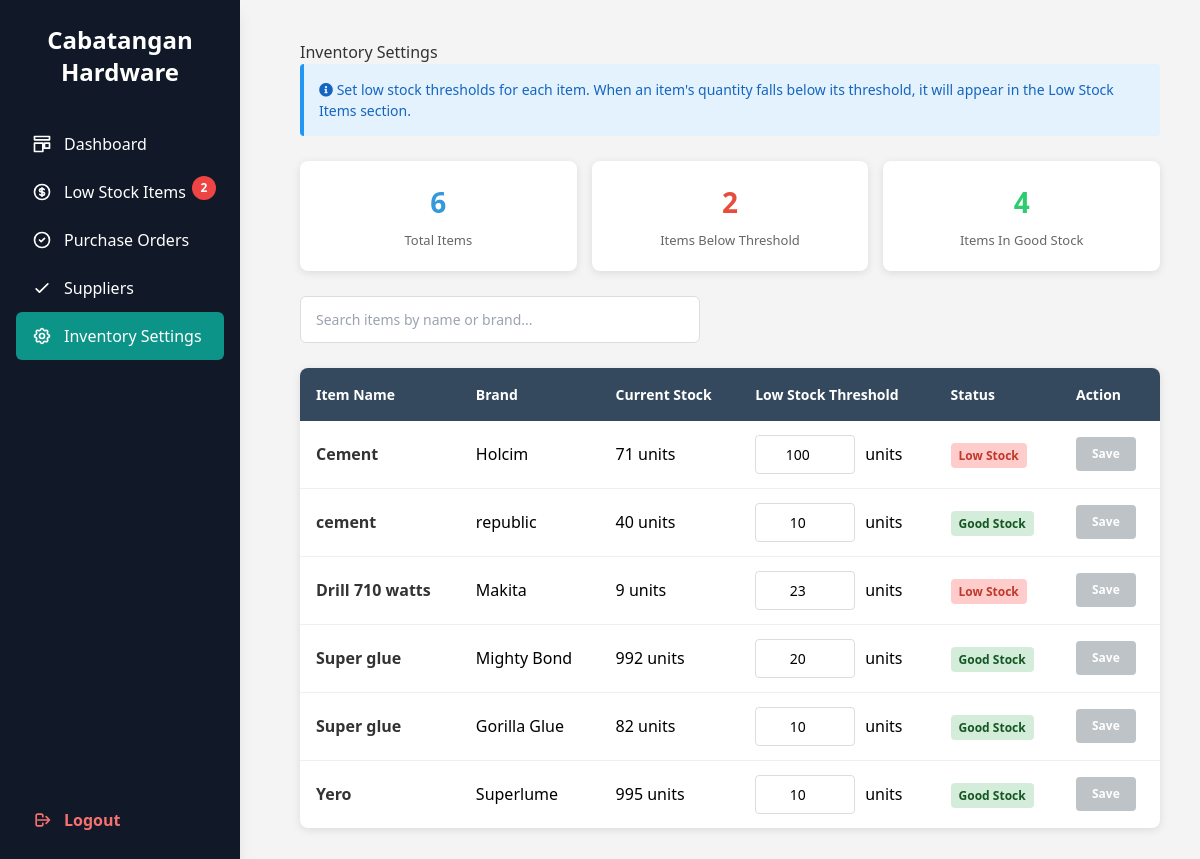
/procurement/inventory_settings.php (signed in), run on an earlier commit of the app's database.
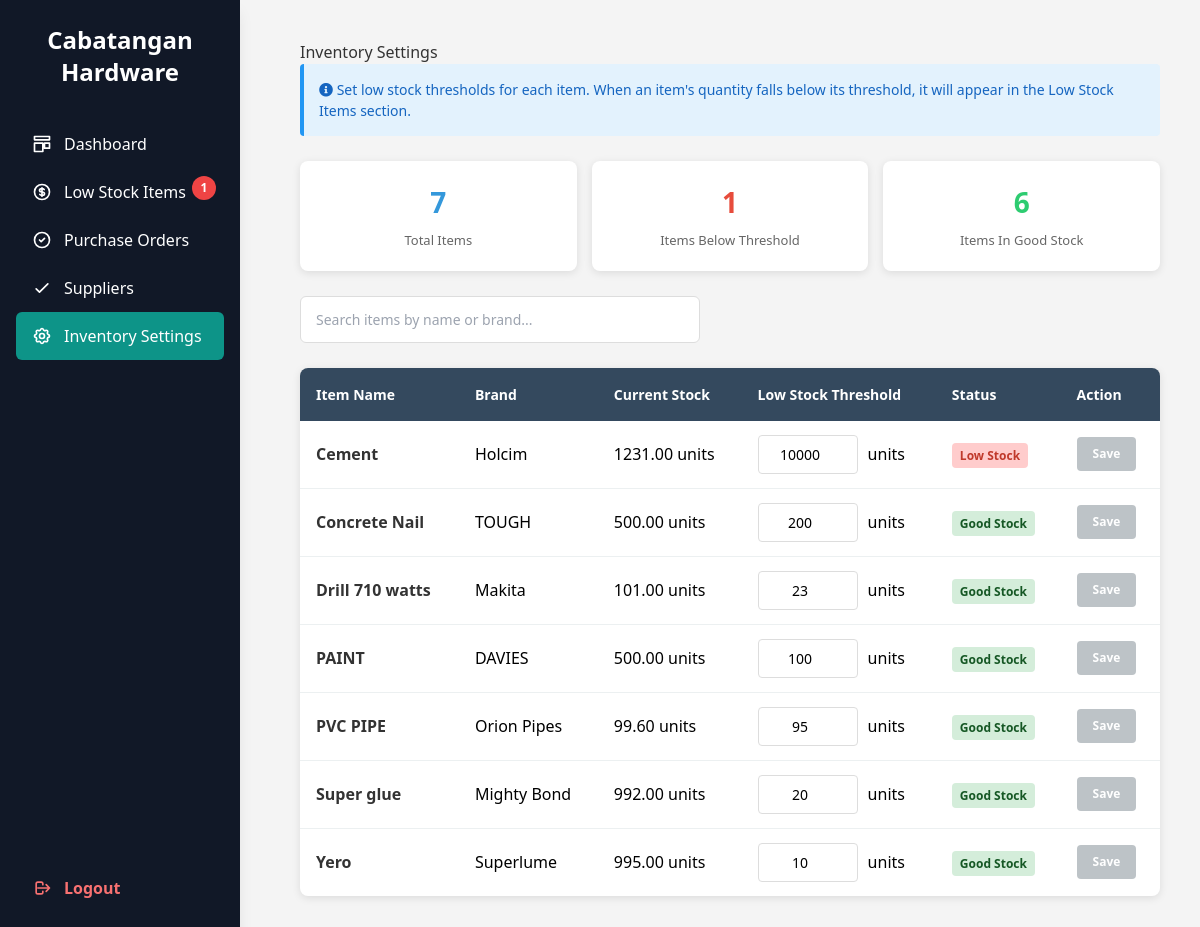
And on a later commit of the database.
### tables this page shows
CREATE TABLE `inventory` (
  `id` int(11) NOT NULL,
  `name` varchar(100) NOT NULL,
  `brand` varchar(50) DEFAULT NULL,
  `category` varchar(50) NOT NULL,
  `quantity` decimal(10,2) NOT NULL DEFAULT 0.00,
  `low_threshold` int(11) NOT NULL DEFAULT 10,
  `image_url` varchar(255) DEFAULT NULL,
  `whole_sale` decimal(10,2) DEFAULT NULL,
  `per_kilo` decimal(10,2) DEFAULT NULL,
  `per_length` decimal(10,2) DEFAULT NULL,
  `batch_id` varchar(50) DEFAULT NULL,
  `condition` varchar(20) NOT NULL DEFAULT 'good',
  `per_unit` decimal(10,2) DEFAULT NULL,
  `wholesale_deduction_units` decimal(10,2) DEFAULT NULL,
  `wholesale_deduction_meters` decimal(10,2) DEFAULT NULL,
  `wholesale_deduction_kilos` decimal(10,2) DEFAULT NULL
);

### procurement/inventory_settings.php (the view, shortened to what the changed rows need)
<?php
require_once '../db.php';
$items = $pdo->query("
    SELECT * FROM inventory
    ORDER BY name ASC
")->fetchAll();
?>
<!DOCTYPE html>
<html lang="en">
<head>
    <link rel="stylesheet" href="https://cdnjs.cloudflare.com/ajax/libs/font-awesome/5.15.4/css/all.min.css">
</head>
<body>
    <?php include 'includesProc/sidebar.php'; ?>
    <div class="content">
        <h2>Inventory Settings</h2>
        <div class="stat-row">
            <div class="stat-card">
                <div class="stat-value" style="color: #3498db;"><?= count($items) ?></div>
                <div class="stat-label">Total Items</div>
            </div>
            <div class="stat-card">
                <div class="stat-value" style="color: #e74c3c;"><?= count(array_filter($items, fn($i) => $i['quantity'] < $i['low_threshold'])) ?></div>
                <div class="stat-label">Items Below Threshold</div>
            </div>
            <div class="stat-card">
                <div class="stat-value" style="color: #2ecc71;"><?= count(array_filter($items, fn($i) => $i['quantity'] >= $i['low_threshold'])) ?></div>
                <div class="stat-label">Items In Good Stock</div>
            </div>
        </div>
        <?php if (empty($items)): ?>
        <div class="empty-state">
            <i class="fas fa-boxes"></i>
            <h3>No Inventory Items</h3>
            <p>No items found in inventory.</p>
        </div>
        <?php else: ?>
        <table>
            <thead>
                <tr>
                    <th>Item Name</th>
                    <th>Brand</th>
                    <th>Current Stock</th>
                    <th>Low Stock Threshold</th>
                    <th>Status</th>
                    <th>Action</th>
                </tr>
            </thead>
            <tbody id="itemsTable">
                <?php foreach ($items as $item): ?>
                <tr data-name="<?= strtolower($item['name']) ?>" data-brand="<?= strtolower($item['brand'] ?? '') ?>" data-item-id="<?= $item['id'] ?>">
                    <td>
                        <span class="item-name"><?= htmlspecialchars($item['name']) ?></span>
                    </td>
                    <td><?= htmlspecialchars($item['brand'] ?? '-') ?></td>
                    <td><?= $item['quantity'] ?> units</td>
                    <td>
                        <div class="threshold-input-group">
                            <input type="number" class="threshold-input" value="<?= $item['low_threshold'] ?>" min="1" data-original="<?= $item['low_threshold'] ?>">
                            <span>units</span>
                        </div>
                    </td>
                    <td>
                        <span class="stock-status <?= $item['quantity'] < $item['low_threshold'] ? 'low' : 'ok' ?>">
                            <?= $item['quantity'] < $item['low_threshold'] ? 'Low Stock' : 'Good Stock' ?>
                        </span>
                    </td>
                    <td>
                        <button class="btn-save" onclick="saveThreshold(this, <?= $item['id'] ?>)" disabled>Save</button>
                    </td>
                </tr>
                <?php endforeach; ?>
            </tbody>
        </table>
        <?php endif; ?>
    </div>
</body>
</html>

### procurement/includesProc/sidebar.php (shortened to what the changed rows need)
<?php
  $currentPage = basename($_SERVER['PHP_SELF']);
  require_once '../db.php';
  $lowStockCount = $pdo->query("SELECT COUNT(*) as count FROM inventory WHERE quantity <= low_threshold")->fetch()['count'] ?? 0;
?>
<div class="h-screen w-[240px] fixed top-0 left-0 bg-gray-900 text-white flex flex-col px-4 py-6 shadow-lg">
  <h2 class="text-2xl font-bold text-center mb-8 text-white">Cabatangan Hardware</h2>
  <a href="../procurement/low_stock.php"
     class="flex items-center gap-3 py-3 px-4 rounded-md transition relative
     <?= $currentPage === 'low_stock.php' ? 'bg-teal-600' : 'hover:bg-gray-800' ?>">
    Low Stock Items
    <?php if ($lowStockCount > 0): ?>
    <span class="absolute right-2 top-2 bg-red-500 text-white text-xs font-bold rounded-full w-6 h-6 flex items-center justify-center">
      <?= $lowStockCount ?>
    </span>
    <?php endif; ?>
  </a>
</div>
<script src="../assets/third_party/tailwind.min.js"></script>

What changed in the data, as far as the page shows it:
removed inventory: name "cement", brand "republic", quantity "40", low_threshold "10", shows "Good Stock"
removed inventory: name "Super glue", brand "Gorilla Glue", quantity "82", low_threshold "10", shows "Good Stock"
changed inventory "Cement": quantity "71" → "1231.00"; low_threshold "100" → "10000"
added inventory: name "Concrete Nail", brand "TOUGH", quantity "500.00", low_threshold "200", shows "Good Stock"
changed inventory "Drill 710 watts": quantity "9" → "101.00"; quantity "Low Stock" → "Good Stock"
added inventory: name "PAINT", brand "DAVIES", quantity "500.00", low_threshold "100", shows "Good Stock"
added inventory: name "PVC PIPE", brand "Orion Pipes", quantity "99.60", low_threshold "95", shows "Good Stock"
changed inventory "Super glue": quantity "992" → "992.00"
changed inventory "Yero": quantity "995" → "995.00"
Also different on the page:
$lowStockCount: "2" → "1"
count($items): "6" → "7"
text no longer shown: "2 4"
text now shown: "1 6"
